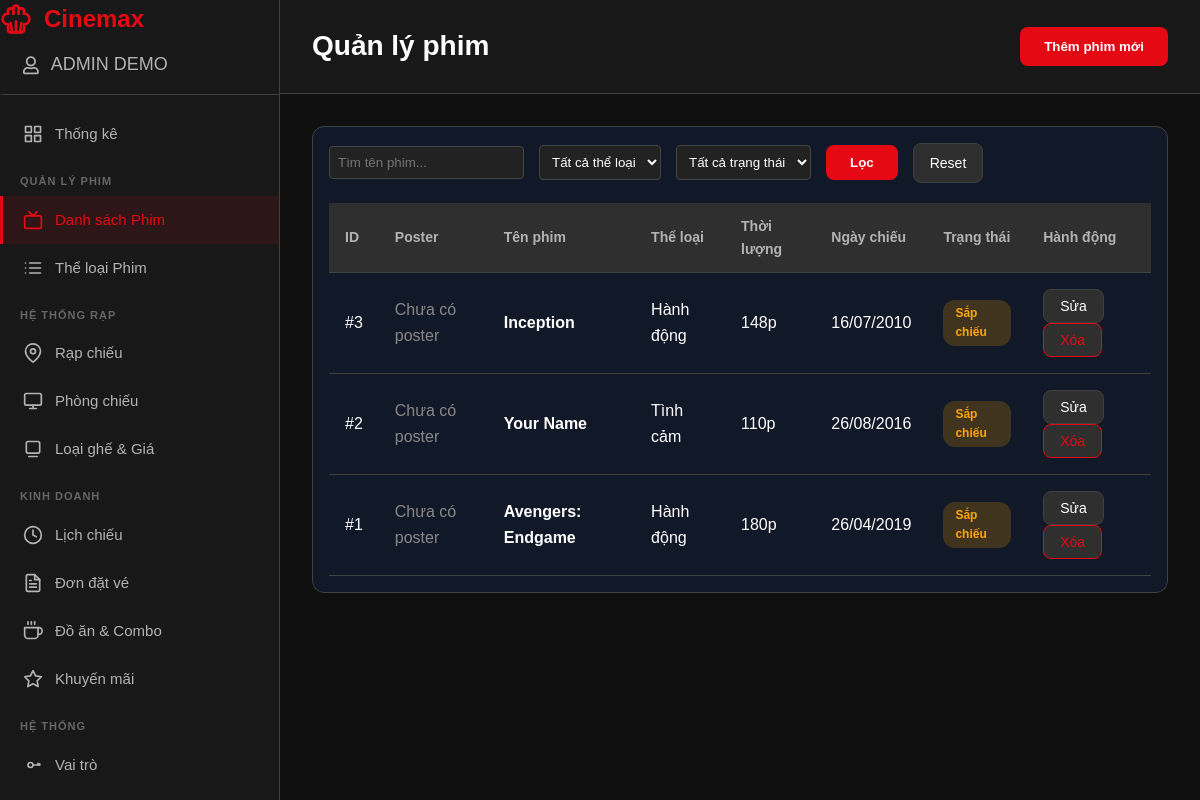
Screenshot of /views/admin/index.php?page=movies (signed in) with the database file from the repository.
### tables this page shows
CREATE TABLE movies (
        movie_id      INT AUTO_INCREMENT PRIMARY KEY,
        title         VARCHAR(255) NOT NULL,
        director      VARCHAR(150) NOT NULL DEFAULT '',
        actors        TEXT,
        description   TEXT,
        duration_min  INT NOT NULL CHECK (duration_min > 0),
        release_date  DATE,
        poster_url    VARCHAR(255),
        trailer_url   VARCHAR(255),
        status        TINYINT(1) NOT NULL DEFAULT 1,
        created_at    TIMESTAMP DEFAULT CURRENT_TIMESTAMP
    );

### config/permissionConfig.php (called while the page is built, shortened)
<?php
function getUserRoleName()
{
    return $_SESSION['user_role_name'];
}
function hasPermission($permission)
{
    $roleName = getUserRoleName();
    if ($roleName === 'admin') {
        return true;
    }
    return in_array($permission, $_SESSION['permissions']);
}

### services/MovieService.php (called while the page is built, shortened)
<?php
class MovieService
{
    private $movieModel;
    public function __construct($movieModel, $genreModel)
    {
        $this->movieModel = $movieModel;
    }
    public function listMoviesAdmin($search = '', $genreId = null, $statusText = '')
    {
        $statusMap = [
            '' => null,
            'Sắp chiếu' => 1,
            'Đang chiếu' => 2,
            'Ngừng chiếu' => 3,
        ];
        if ($genreId !== null && $genreId !== '') {
            if (!is_numeric($genreId) || (int)$genreId <= 0) {
                throw new InvalidArgumentException("Genre ID không hợp lệ.");
            }
            $genreId = (int)$genreId;
        } else {
            $genreId = null;
        }
        return $this->movieModel->getMoviesForAdmin($search, $genreId, $statusMap[$statusText]);
    }
}

### models/Movie.php (called while the page is built, shortened)
<?php
class Movie
{
    private $conn;
    public function __construct($conn)
    {
        $this->conn = $conn;
    }
    public function getMoviesForAdmin($search = '', $genreId = null, $status = null)
    {
        $search = trim((string)$search);
        $hasDirector = $this->columnExists('movies', 'director');
        $hasActors   = $this->columnExists('movies', 'actors');
        $extraCols = '';
        if ($hasDirector) $extraCols .= ', m.director';
        if ($hasActors)   $extraCols .= ', m.actors';
        $sql = "
            SELECT
                m.* {$extraCols},
                GROUP_CONCAT(DISTINCT g.name ORDER BY g.name SEPARATOR ', ') AS genre_names,
                GROUP_CONCAT(DISTINCT g.genre_id ORDER BY g.genre_id SEPARATOR ',') AS genre_ids
            FROM movies m
            LEFT JOIN movie_genres mg ON mg.movie_id = m.movie_id
            LEFT JOIN genres g ON g.genre_id = mg.genre_id AND g.status = 1
            WHERE 1=1
        ";
        $types = "";
        $sql .= " GROUP BY m.movie_id ORDER BY m.movie_id DESC";
        $stmt = $this->conn->prepare($sql);
        $stmt->execute();
        $result = $stmt->get_result();
        $movies = [];
        while ($row = $result->fetch_assoc()) {
            $movies[] = $row;
        }
        return $movies;
    }
    private function columnExists(string $table, string $column): bool
    {
        $table = $this->conn->real_escape_string($table);
        $column = $this->conn->real_escape_string($column);
        $sql = "SHOW COLUMNS FROM `$table` LIKE '$column'";
        $rs = $this->conn->query($sql);
        return $rs && $rs->num_rows > 0;
    }
}

### views/admin/pages/movies.php (the view, shortened to what this page needs)
<?php
$search   = $_GET['q'] ?? '';
$genreId  = $_GET['genre_id'] ?? null;
$statusTx = $_GET['status_text'] ?? '';
$movies = $movieService->listMoviesAdmin($search, $genreId, $statusTx);
$BASE_URL = '/Cinemax';
function buildPosterSrc($posterUrl, $BASE_URL)
{
    $posterUrl = trim((string)$posterUrl);
    if ($posterUrl === '') return '';
    return $BASE_URL . '/public/' . ltrim($posterUrl, '/');
}
?>
<section class="movies">
    <header class="admin-header">
        <h1>Quản lý phim</h1>
        <?php if (hasPermission('movies_create')): ?>
        <button class="btn-add" onclick="openModal('addMovieModal')">
            <span>Thêm phim mới</span>
        </button>
        <?php endif; ?>
    </header>
    <div class="dashboard-content">
        <div class="dashboard-card">
            <form method="GET" action="index.php" class="filter-bar">
                <input
                    type="text"
                    name="q"
                    value="<?= htmlspecialchars($_GET['q'] ?? '') ?>"
                    placeholder="Tìm tên phim..."
                    style="padding:8px; border-radius:4px; border:1px solid #444; background:#222; color:#fff;">
                <select
                    name="genre_id"
                    style="padding:8px; border-radius:4px; border:1px solid #444; background:#222; color:#fff;">
                    <option value="">Tất cả thể loại</option>
                </select>
                <?php $st = $_GET['status_text'] ?? ''; ?>
                <select
                    name="status_text"
                    style="padding:8px; border-radius:4px; border:1px solid #444; background:#222; color:#fff;">
                    <option value="" <?= $st === '' ? 'selected' : '' ?>>Tất cả trạng thái</option>
                </select>
                <button type="submit" class="btn-primary">Lọc</button>
                <a href="index.php?page=movies" class="btn-action">Reset</a>
            </form>
            <div class="table-responsive">
                <table class="data-table">
                    <thead>
                        <tr>
                            <th>ID</th>
                            <th>Poster</th>
                            <th>Tên phim</th>
                            <th>Thể loại</th>
                            <th>Thời lượng</th>
                            <th>Ngày chiếu</th>
                            <th>Trạng thái</th>
                            <th>Hành động</th>
                        </tr>
                    </thead>
                    <tbody>
                    <?php if (empty($movies)): ?>
                        <tr>
                            <td colspan="8" style="text-align:center; padding:16px;">
                                Chưa có dữ liệu phim
                            </td>
                        </tr>
                    <?php else: ?>
                        <?php foreach ($movies as $m): ?>
                            <?php
                                $posterSrc = buildPosterSrc($m['poster_url'] ?? '', $BASE_URL);
                                $badge = 'badge-warning';
                                $txt = 'Sắp chiếu';
                                $movieGenreIds = [];
                                if (!empty($m['genre_ids'])) {
                                    $movieGenreIds = explode(',', $m['genre_ids']);
                                }
                            ?>
                            <tr>
                                <td>#<?= (int)$m['movie_id'] ?></td>
                                <td>
                                    <?php if ($posterSrc !== ''): ?>
                                        <img
                                            src="<?= htmlspecialchars($posterSrc) ?>"
                                            onerror="this.style.display='none'; this.nextElementSibling.style.display='inline';"
                                            style="width:50px;height:75px;object-fit:cover;border-radius:4px;">
                                        <span style="display:none;color:#888;">Chưa có poster</span>
                                    <?php else: ?>
                                        <span style="color:#888;">Chưa có poster</span>
                                    <?php endif; ?>
                                </td>
                                <td><strong><?= htmlspecialchars($m['title']) ?></strong></td>
                                <td><?= htmlspecialchars($m['genre_names'] ?? '') ?></td>
                                <td><?= (int)$m['duration_min'] ?>p</td>
                                <td><?= $m['release_date'] ? date('d/m/Y', strtotime($m['release_date'])) : '' ?></td>
                                <td>
                                    <span class="badge <?= $badge ?>"><?= $txt ?></span>
                                </td>
                                <td>
                                    <button
                                        type="button"
                                        class="btn-action"
                                        onclick='openEditMovieModal(
                                            <?= (int)$m["movie_id"] ?>,
                                            <?= json_encode($m["title"] ?? "") ?>,
                                            <?= json_encode($m["description"] ?? "") ?>,
                                            <?= json_encode($m["duration_min"] ?? "") ?>,
                                            <?= json_encode($m["release_date"] ?? "") ?>,
                                            <?= json_encode($m["trailer_url"] ?? "") ?>,
                                            <?= json_encode($m["status"] ?? "") ?>,
                                            <?= json_encode($m["director"] ?? "") ?>,
                                            <?= json_encode($m["actors"] ?? $m["cast"] ?? "") ?>,
                                            <?= json_encode($m["poster_url"] ?? "") ?>,
                                            <?= json_encode($movieGenreIds) ?>
                                        )'>
                                        Sửa
                                    </button>
                                    <form method="POST"
                                          action="index.php?page=movies&action=delete&id=<?= (int)$m['movie_id'] ?>"
                                          style="display:inline;">
                                        <button type="submit"
                                                class="btn-action danger"
                                                onclick="return confirm('Xóa phim này?')">
                                            Xóa
                                        </button>
                                    </form>
                                </td>
                            </tr>
                        <?php endforeach; ?>
                    <?php endif; ?>
                    </tbody>
                </table>
            </div>
        </div>
    </div>
</section>

### rows the page displays
movies: movie_id "3", shows "Chưa có poster", title "Inception", genre_names "Hành động", duration_min "148", release_date "16/07/2010", txt "Sắp chiếu"
movies: movie_id "2", shows "Chưa có poster", title "Your Name", genre_names "Tình cảm", duration_min "110", release_date "26/08/2016", txt "Sắp chiếu"
movies: movie_id "1", shows "Chưa có poster", title "Avengers: Endgame", genre_names "Hành động", duration_min "180", release_date "26/04/2019", txt "Sắp chiếu"

### other values shown
$authUser['full_name'] "ADMIN DEMO"
